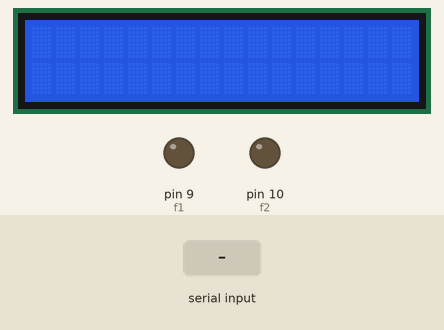
Simulated run of this sketch. Board: Arduino Uno, built with avr-gcc and run on an emulated ATmega328P. Parts: 16×2 character LCD, output pins drawn as LEDs (lit = HIGH). The inputs (shaded band) are chosen by the test bench.

Above: at 1.2 s.
1.3 s: "a" received over the second serial link
At 2.6 s:
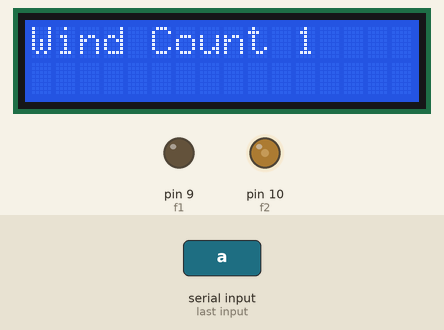
4.3 s: "d" received over the second serial link
At 4.7 s:
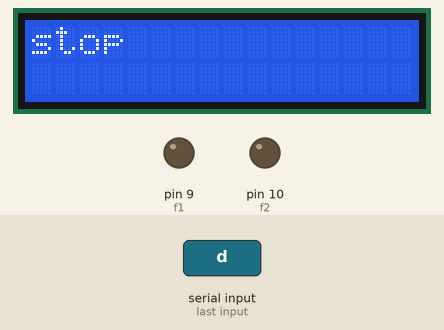
5.9 s: "b" received over the second serial link
At 6.4 s:
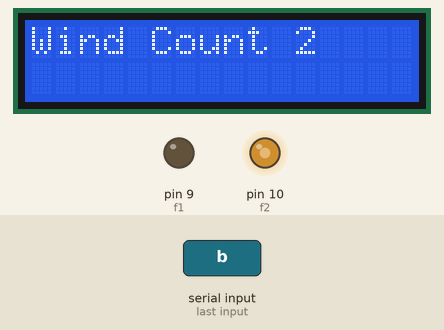
8.9 s: "c" received over the second serial link
At 10.0 s:
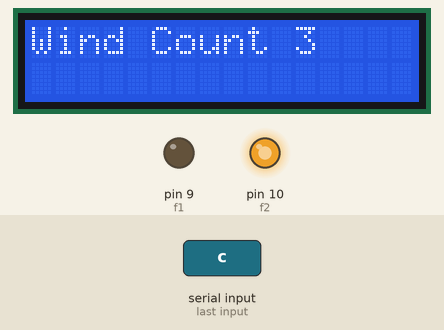
Timing chart, 0 to 11.9 s (numbered marks = the images above; inputs shaded):
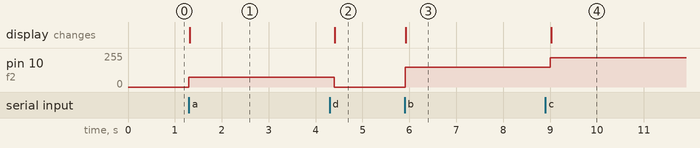

Measured:
- after the input at 1.3 s, pin 10 (f2): 0/255 → 75/255 at once; the display: changes at once (image 1)
- after the input at 4.3 s, pin 10 (f2): 75/255 → 0/255 after 0.10 s; the display: changes after 0.11 s (image 2)
- after the input at 5.9 s, pin 10 (f2): 0/255 → 150/255 at once; the display: changes at once (image 3)
- after the input at 8.9 s, pin 10 (f2): 150/255 → 220/255 after 0.11 s; the display: changes after 0.12 s (image 4)

The sketch:

ArduinoProject.ino
```cpp
//AT+ROLE=1
#include <SoftwareSerial.h>
#include <LiquidCrystal_I2C.h>

#define f1 9
#define f2 10
#define LCD1 18
#define LCD2 19
SoftwareSerial BT(2, 3);

char data = 0;
LiquidCrystal_I2C lcd(0x27, 16, 2);

void setup() {
  BT.begin(9600);
  Serial.begin(9600);
  pinMode(f1, OUTPUT);
  pinMode(f2, OUTPUT);
  lcd.begin();
  lcd.clear();
  lcd.backlight();
}

void loop() {
  if (BT.available() > 0) {
    data = BT.read();
  }
  if (data=='a'){
    analogWrite(f2, 75);
    lcd.clear();
    lcd.setCursor(0, 0);
    lcd.print("Wind Count 1");
    delay(100);
  }
  if (data=='b'){
    analogWrite(f2, 150);
    lcd.clear();
    lcd.setCursor(0, 0);
    lcd.print("Wind Count 2");
    delay(100);
  }
  if (data=='c'){
    analogWrite(f2, 220);
    lcd.clear();
    lcd.setCursor(0, 0);
    lcd.print("Wind Count 3");
    delay(100);
  }
  if (data=='d'){
    analogWrite(f2, 0);
    lcd.clear();
    lcd.setCursor(0, 0);
    lcd.print("stop");
    delay(100);
  }
}
```
